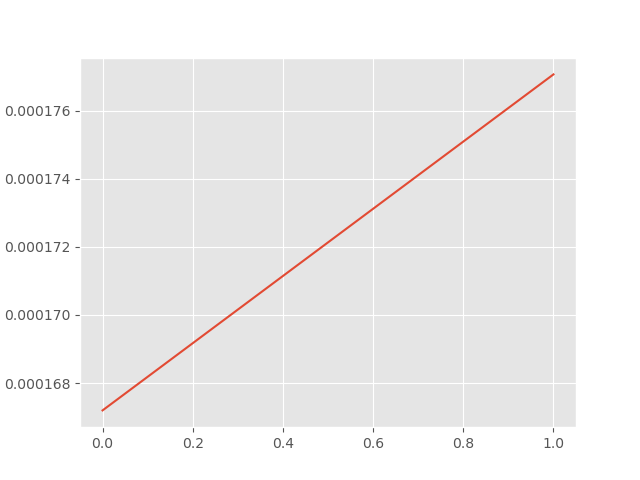

The script that saved this image:
# from game import game
from greedyPolicy import GreedyPolicy
from advantage import AdvantageEstimator
from policy import Policy
from longGrid import LongGrid
from policyEvaluation import PolicyEvaluation
import pandas as pd
import matplotlib.pyplot as plt
import matplotlib
import pickle
from tqdm import tqdm

def policyEvaluate(env, policy, discount, epoch=100.0):
    startState = env.getStartState()
    score = 0.0
    for i in range(epoch):
        k = 0
        state = startState
        discountFactor = discount
        reward = 0.0
        while not state.isTerminal() and k < 500:
            action = policy.getAction(state)
            nextState = env.getNextStateWithActionNoNoise(state, action)
            reward += discountFactor * env.getReward(state, action, nextState)
            state = nextState
            discountFactor = discountFactor * discount
            k = k + 1
        score += reward * (1 - discount)

    return score / epoch

if __name__ == '__main__':
    env = LongGrid(30, 100, 0.1)
    dist = 0  # restart distribution
    discount = 0.9  # discount factor
    iteration = 2
    # number of iteration of learning
    # TODO accuracy?
    accuracy = 0.1  # accuracy
    sampleSize = 900  # number of sample's states
    horizon = 500  # finite horizon
    greedyChooser = GreedyPolicy(env)
    # TODO initalize policy
    policy = Policy(env)  # initalized here
    advantageEstimator = AdvantageEstimator(env, dist, discount)
    k = 0
    policyEvaluator = PolicyEvaluation(env, discount)
    scoreList = list()
    for k in tqdm(range(iteration)):

        estimate = advantageEstimator.estimateAdvantage(greedyChooser, policy, sampleSize, horizon)
        alpha = (estimate['advantage'] - (accuracy / 3.)) * (1 - discount) / 4.
        if alpha > 0 and alpha < 1:
            policy.conservativeUpdate(estimate['newPolicy'], alpha)
            k = k + 1
            # score = policyEvaluate(env, policy, discount, 100)
            score = policyEvaluator.getScore(policy)
            scoreList.append(score)
            pickle.dump(scoreList, open('cpi.out', 'wb'))
            print('Iteration {}: advantage {} , policy score {}'.format(str(k), str(estimate['advantage']), str(score)))
        # if estimate['advantage'] < (accuracy * 2. / 3.):
            # break

    pickle.dump(scoreList, open('cpi.out', 'wb'))

    matplotlib.style.use('ggplot')
    plt.plot()
    df = pd.Series(scoreList)
    df.plot()
    # plt.show()
    plt.savefig('cpi.png')
    plt.show()
